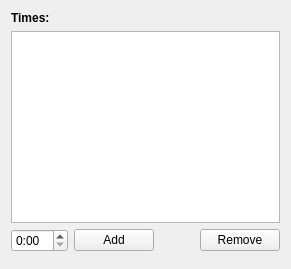
                <widget class="QWidget" name="sync_times" >
                 <attribute name="title" >
                  <string>Sync times</string>
                 </attribute>
                 <layout class="QVBoxLayout" >
                  <item>
                   <widget class="QLabel" name="label_15" >
                    <property name="text" >
                     <string>&lt;b>Times:&lt;/b></string>
                    </property>
                   </widget>
                  </item>
                  <item>
                   <widget class="QListWidget" name="sched_time_lw" >
                    <property name="statusTip" >
                     <string>List of sync times</string>
                    </property>
                   </widget>
                  </item>
                  <item>
                   <layout class="QGridLayout" >
                    <item row="0" column="2" >
                     <spacer>
                      <property name="orientation" >
                       <enum>Qt::Horizontal</enum>
                      </property>
                      <property name="sizeHint" stdset="0" >
                       <size>
                        <width>40</width>
                        <height>20</height>
                       </size>
                      </property>
                     </spacer>
                    </item>
                    <item row="0" column="1" >
                     <widget class="QPushButton" name="sched_add_time" >
                      <property name="statusTip" >
                       <string>Add a sync time</string>
                      </property>
                      <property name="text" >
                       <string>Add</string>
                      </property>
                      <property name="icon" >
                       <iconset resource="resources.qrc" >
                        <normaloff>:/new/prefix1/images/add.png</normaloff>:/new/prefix1/images/add.png</iconset>
                      </property>
                     </widget>
                    </item>
                    <item row="0" column="0" >
                     <widget class="QTimeEdit" name="sched_time_edit" >
                      <property name="statusTip" >
                       <string>Set sync time</string>
                      </property>
                      <property name="displayFormat" >
                       <string>H:mm</string>
                      </property>
                     </widget>
                    </item>
                    <item row="0" column="3" >
                     <widget class="QPushButton" name="sched_remove_time" >
                      <property name="statusTip" >
                       <string>Remove the selected sync times</string>
                      </property>
                      <property name="text" >
                       <string>Remove</string>
                      </property>
                      <property name="icon" >
                       <iconset resource="resources.qrc" >
                        <normaloff>:/new/prefix1/images/remove.png</normaloff>:/new/prefix1/images/remove.png</iconset>
                      </property>
                     </widget>
                    </item>
                   </layout>
                  </item>
                  <item>
                   <widget class="MTAdvancedGroupBox" native="1" name="sched_dates_agb" />
                  </item>
                 </layout>
                </widget>
